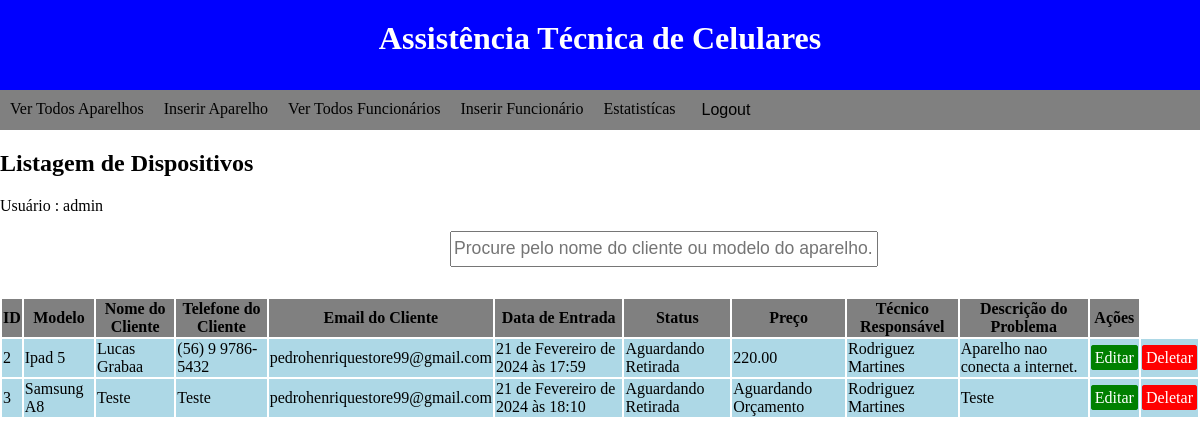
The page /list_devices/ (signed in) on the database as committed earlier.
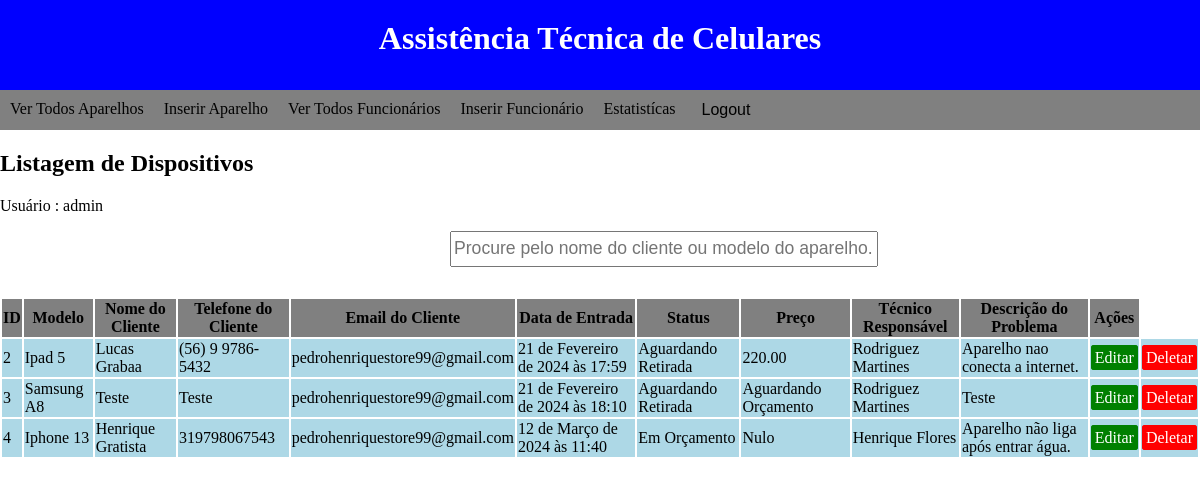
The same page on the database as committed later.
### devices/models.py (models this page shows)
class Devices(models.Model):
    model = models.CharField(max_length=100)
    client_name = models.CharField(max_length=100)
    client_phone = models.CharField(max_length=30)
    client_email = models.EmailField()
    entry_date = models.DateTimeField(
        auto_now_add=True
    )  # Adiciona automaticamente data e hora de entrada do aparelho
    status = models.CharField(choices=STATUS, max_length=50)
    repair_price = models.CharField(default="Aguardando Orçamento", max_length=100)
    technician = models.ForeignKey(Technicals, on_delete=models.PROTECT, related_name='devices_technicals')
    problem_description = models.TextField()

### technicals/models.py (models this page shows)
class Technicals(models.Model):
    name = models.CharField(max_length=100)
    cpf = models.CharField(max_length=20)
    email = models.EmailField()
    admission_date = models.DateField()
    salary = models.FloatField()
    employee_position = models.CharField(choices=EMPLOYEES_POSITIONS, max_length=100)
    phone_number = models.CharField(default="Não Informado", max_length=20)
    def __str__(self):
        return self.name

### devices/views.py (the view)
# urls.py: path("list_devices/", ListDevicesView.as_view(), name='list_devices'),
class ListDevicesView(LoginRequiredMixin, ListView):
    template_name = "list_devices.html"
    model = Devices
    def get_queryset(self):
        queryset = super().get_queryset()
        search = self.request.GET.get('search', '')
        queryset = queryset.filter(Q(client_name__icontains=search) | Q(model__icontains=search))
        return queryset

### devices/templates/list_devices.html
{% extends 'base.html' %}
{% load static %}
{% block styles %}
    <link rel="stylesheet" type="text/css" href="{% static 'css/base.css' %}">
    <link rel="stylesheet" type="text/css" href="{% static 'css/list_devices.css' %}">
{% endblock %}
{% block content %}
    <h2>Listagem de Dispositivos</h2>
    <p>Usuário : {{ request.user }}</p>
    <form class="search_form" method="get">
        <input name="search" placeholder="Procure pelo nome do cliente ou modelo do aparelho...">
    </form>
    <table>
        <thead>
            <tr>
                <th>ID</th>
                <th>Modelo</th>
                <th>Nome do Cliente</th>
                <th>Telefone do Cliente</th>
                <th>Email do Cliente</th>
                <th>Data de Entrada</th>
                <th>Status</th>
                <th>Preço</th>
                <th>Técnico Responsável</th>
                <th>Descrição do Problema</th>
                <th>Ações</th>
            </tr>
        </thead>
        <tbody>
            {% for device in object_list %}
                <tr>
                    <td>{{ device.id }}</td>
                    <td>{{ device.model}}</td>
                    <td>{{ device.client_name}}</td>
                    <td>{{ device.client_phone }}</td>
                    <td>{{ device.client_email }}</td>
                    <td>{{ device.entry_date }}</td>
                    <td>{{ device.status }}</td>
                    <td>{{ device.repair_price }}</td>
                    <td>{{ device.technician }}</td>
                    <td>{{ device.problem_description }}</td>
                    <td><a href="{% url 'update_device' device.pk %}" class="edit-btn">Editar</a></td>
                    <td><a href="{% url 'delete_device' device.pk %}" class="delete-btn">Deletar</a></td>
                </tr>
            {% endfor %}
        </tbody>
    </table>
{% endblock %}

### app/templates/base.html (shortened to what this page needs)
<!DOCTYPE html>
{% load static %}
<html lang="pt-br">
<head>
    {% block styles %}{% endblock %}
</head>
<body>
    <header>
        <h1 class="h1-base">Assistência Técnica de Celulares</h1>
    </header>
    <nav>
        <ul id="nav-bar">
            {% if user.is_authenticated %}
                <li><a href="{% url 'list_devices' %}">Ver Todos Aparelhos</a></li>
                <li><a href="{% url 'create_devices' %}">Inserir Aparelho</a></li>
            {% endif %}
            {% if user.is_staff %}
                <li><a href="{% url 'list_technicals' %}">Ver Todos Funcionários</a></li>
                <li><a href="{% url 'create_technicals' %}">Inserir Funcionário</a></li>
                <li><a href="{% url 'technicals_statistics' %}">Estatistícas</a></li>
            {% endif %}
            {% if user.is_authenticated %}
                <li><form method="post" action="{% url 'logout' %}">
                    <button type="submit" class="logout-btn">Logout</button>
                </form></li>
            {% endif %}
        </ul>
    </nav>
    <main>
        {% block content %}
        {% endblock %}
    </main>
</body>
</html>

### static/css/base.css (style rules this page uses)
body { margin: 0; }
.h1-base { margin: 0px; background-color: blue; color: white; text-align: center; height: 50px; padding: 20px; }
#nav-bar { margin: 0px; background-color: grey; display: flex; list-style: none; flex-direction: row; gap: 20px; padding: 10px; height: 20px; }
a { text-decoration: none; color: black; }
.logout-btn { background-color: grey; border: 0px; font-size: 1rem; }

### static/css/list_devices.css (style rules this page uses)
.edit-btn { background-color: green; color: white; border: 2px solid green; border-radius: 3px; padding: 2px; }
.delete-btn { background-color: red; color: white; border: 2px solid red; border-radius: 3px; padding: 2px; }
td { background: lightblue; }
th { background: grey; }
.search_form input { height: 30px; width: 420px; font-size: 1.1rem; }
.search_form { margin-left: 450px; margin-bottom: 30px; }

Rows that differ between the two databases and show on the page:
added Devices: id "4", model "Iphone 13", client_name "Henrique Gratista", client_phone "319798067543", client_email "pedrohenriquestore99@gmail.com", entry_date "12 de Março de 2024 às 11:40", status "Em Orçamento", repair_price "Nulo", technician "Henrique Flores", problem_description "Aparelho não liga após entrar água."
